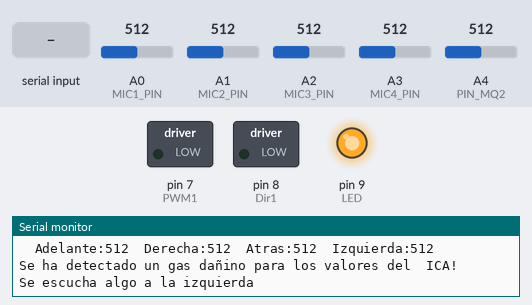
A sketch run on a simulated Arduino Mega 2560, built with avr-gcc and run on an emulated ATmega2560. Shown: switched loads named in the sketch (green lamp = pin HIGH), output pins drawn as LEDs (lit = HIGH), the last lines printed to the serial monitor. Inputs (shaded band) come from the test bench; at power-on: A4 (PIN_MQ2) = 512, A0 (MIC1_PIN) = 512, A1 (MIC2_PIN) = 512, A2 (MIC3_PIN) = 512, A3 (MIC4_PIN) = 512.

Above: at 3.0 s.
3.1 s: "1" received over Serial
At 4.6 s:
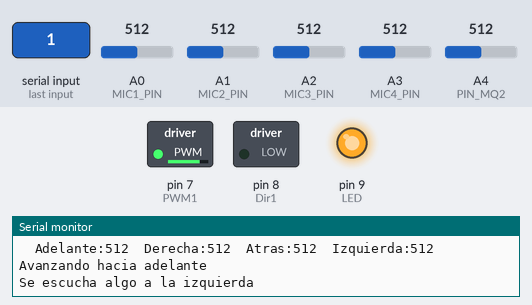
5.7 s: A4 (PIN_MQ2) set to 408
9.9 s: A4 (PIN_MQ2) set to 387
At 14.0 s:
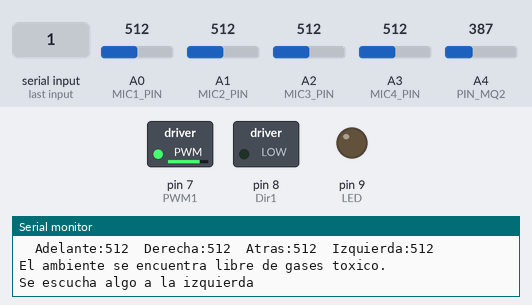
14.6 s: "3" received over Serial
At 16.1 s:
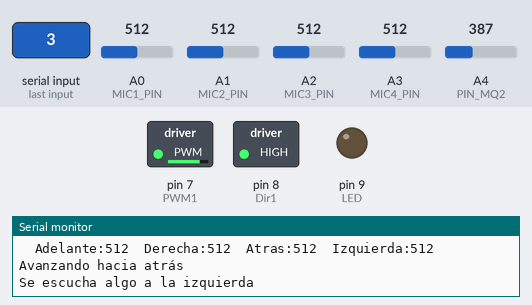
16.8 s: "2" received over Serial
At 17.9 s:
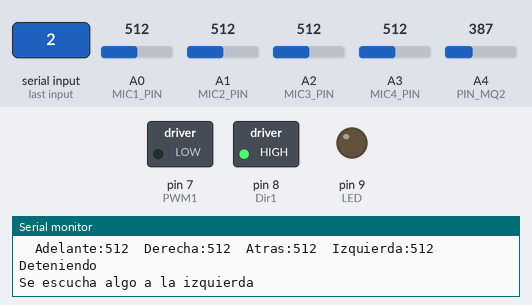
19.0 s: A4 (PIN_MQ2) set to 410
At 23.1 s:
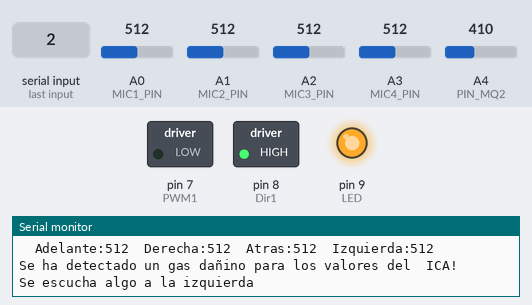
Timing chart, 0 to 24.4 s (numbered marks = the images above; inputs shaded):
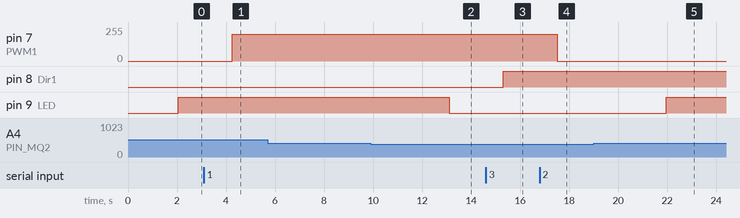

The sketch:

sketch_aug30fBluetooth_union_Demo.ino
```cpp
#define MIC1_PIN A0  // Adelante
#define MIC2_PIN A1  // Derecha
#define MIC3_PIN A2  // Atrás
#define MIC4_PIN A3  // Izquierda
#define PIN_MQ2   A4  // Sensor de gas MQ2
#define LED       9   // LED indicador
#define PWM1      7   // Pin PWM del motor
#define Dir1      8   // Pin de dirección del motor

int threshold = 500;
int instru = 0;
int gasValue;
bool gasDetected = false;

void setup() {
  Serial.begin(9600);
  pinMode(LED, OUTPUT);
  pinMode(PIN_MQ2, INPUT);
  pinMode(PWM1, OUTPUT);
  pinMode(Dir1, OUTPUT);
  #if defined(__AVR_ATmega1280__) || defined(__AVR_ATmega2560__) || defined(ARDUINO_SAM_DUE)
    Serial1.begin(9600); // Inicia la comunicación serial para Bluetooth en placas con más de un puerto serial
  #endif
}

void loop() {
  // Lectura de los sensores de sonido
  int mic1 = analogRead(MIC1_PIN);
  int mic2 = analogRead(MIC2_PIN);
  int mic3 = analogRead(MIC3_PIN);
  int mic4 = analogRead(MIC4_PIN);
  gasValue = analogRead(PIN_MQ2);  // Lectura del sensor de gas MQ2

  // Detección de dirección del sonido más fuerte
  if (mic1 > mic2 && mic1 > mic3 && mic1 > mic4) {
    Serial.println("Se escucha algo adelante");
  } else if (mic2 > mic1 && mic2 > mic3 && mic2 > mic4) {
    Serial.println("Se escucha algo a la derecha");
  } else if (mic3 > mic1 && mic3 > mic2 && mic3 > mic4) {
    Serial.println("Se escucha algo atrás");
  } else {
    Serial.println("Se escucha algo a la izquierda");
  }
  delay (2000);
  // Envía los valores al Serial Plotter
  Serial.print("\tAdelante:");
  Serial.print(mic1);
  Serial.print("\tDerecha:");
  Serial.print(mic2);
  Serial.print("\tAtras:");
  Serial.print(mic3);
  Serial.print("\tIzquierda:");
  Serial.println(mic4);

  // Detección de gas
  if (gasValue > 400) {
    if (!gasDetected) {  // Solo envía el mensaje si el estado de detección de gas ha cambiado
      Serial.println("Se ha detectado un gas dañino para los valores del  ICA!");
      #if defined(__AVR_ATmega1280__) || defined(__AVR_ATmega2560__) || defined(ARDUINO_SAM_DUE)
        Serial1.println("Se ha detectado un gas dañino para los valores del ICA!");  // Envía un mensaje por Bluetooth
      #endif
      gasDetected = true;  // Cambia el estado de detección de gas
    }
    digitalWrite(LED, HIGH);  // Enciende el LED si se detecta gas
  } else {
    if (gasDetected) {  // Solo envía el mensaje si el estado de detección de gas ha cambiado
      Serial.println("El ambiente se encuentra libre de gases toxico.");
      #if defined(__AVR_ATmega1280__) || defined(__AVR_ATmega2560__) || defined(ARDUINO_SAM_DUE)
        Serial1.println("El ambiente se encuentra libre de gases toxicos.");  // Envía un mensaje por Bluetooth
      #endif
      gasDetected = false;  // Cambia el estado de detección de gas
    }
    digitalWrite(LED, LOW);   // Apaga el LED si no se detecta gas
  }

  // Control de motores basado en la entrada serial
  if (Serial.available()) {
    instru = Serial.read();
    switch (instru) {
      case '1':  // Si se recibe '1' (Avanzar)
        Serial.println("Avanzando hacia adelante");
        digitalWrite(Dir1, LOW);   // Dirección adelante
        analogWrite(PWM1, 200);    // Velocidad del motor
        break;
      case '2':  // Si se recibe '2' (Detener)
        Serial.println("Deteniendo");
        analogWrite(PWM1, 0);      // Detiene el motor
        break;
      case '3':  // Si se recibe '3' (Retroceder)
        Serial.println("Avanzando hacia atrás");
        digitalWrite(Dir1, HIGH);  // Dirección atrás
        analogWrite(PWM1, 200);    // Velocidad del motor
        break;
      default:  // Cualquier otra entrada
        Serial.println("Instrucción no reconocida, apagando motores");
        analogWrite(PWM1, 0);      // Apaga el motor
    }
  }

  delay(200);  // Pausa antes de la siguiente iteración
}
```

Measured:
- the behaviour switches between 401 and 400 on A4 (PIN_MQ2) (found by bisection; images 1 and 2)
- after the input at 3.1 s, pin 7 (PWM1): 0/255 → 200/255 after 1.2 s
- after the input at 9.9 s, pin 9 (LED): HIGH → LOW after 3.2 s
- after the input at 14.6 s, pin 8 (Dir1): LOW → HIGH after 0.72 s
- after the input at 16.8 s, pin 7 (PWM1): 200/255 → 0/255 after 0.72 s
- after the input at 19.0 s, pin 9 (LED): LOW → HIGH after 3.0 s
